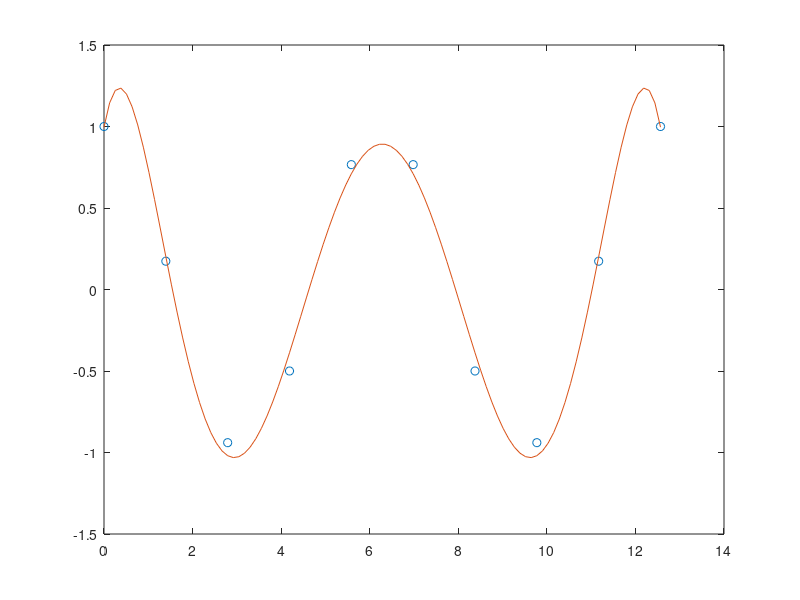

Reproduce this figure in MATLAB.
% there is a built in function that returns coefficients for a polynomial
% p(x) of degree that is a best fit for the data in y

x = linspace(0, 4*pi, 10); % generate 10 points equally spaceed along a sine curve at interval [0, 4*pi]
y = cos(x);

poly_test = polyfit(x, y, 7); % fit a 7th degree polynomial to the points

x1 = linspace(0, 4*pi); % fit the to be evaluted polynomial to several places around the curve at interval [0, 4*pi]
y1 = polyval(poly_test, x1); 

figure
plot(x, y, 'o')
hold on
plot (x1, y1)
hold off


% time to make our own

% function polyfit2 = poly = polyfit2 (poly)
%     poly = ;
% end